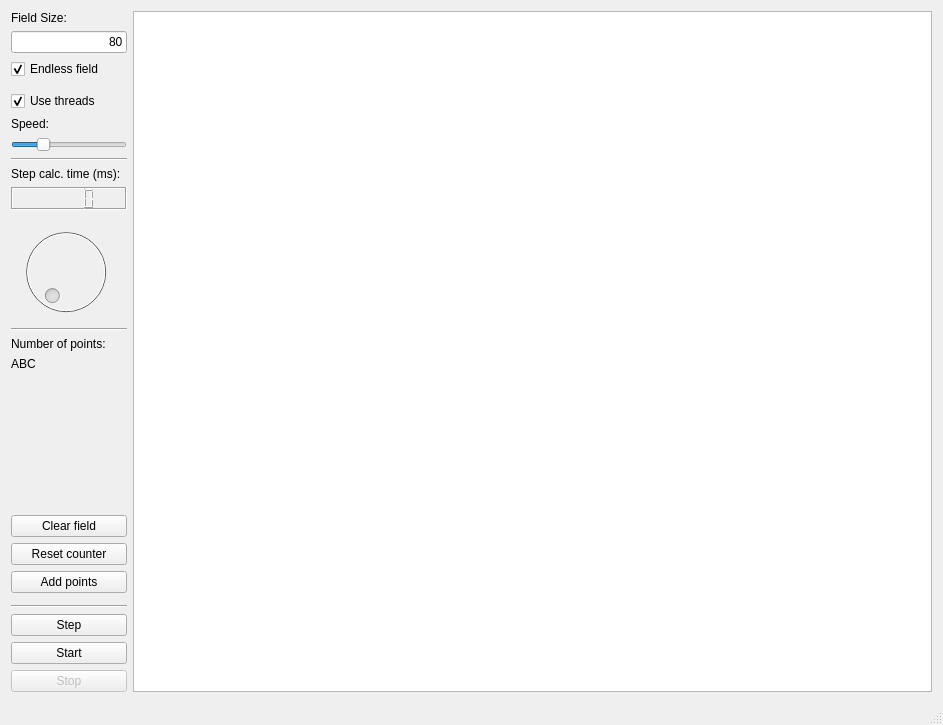
<?xml version="1.0" encoding="UTF-8"?>
<ui version="4.0">
 <class>MainWindow</class>
 <widget class="QMainWindow" name="MainWindow">
  <property name="geometry">
   <rect>
    <x>0</x>
    <y>0</y>
    <width>943</width>
    <height>725</height>
   </rect>
  </property>
  <property name="sizePolicy">
   <sizepolicy hsizetype="Preferred" vsizetype="Preferred">
    <horstretch>0</horstretch>
    <verstretch>0</verstretch>
   </sizepolicy>
  </property>
  <property name="mouseTracking">
   <bool>true</bool>
  </property>
  <property name="windowTitle">
   <string>Game Of Life</string>
  </property>
  <widget class="QWidget" name="centralWidget">
   <layout class="QGridLayout" name="gridLayout">
    <item row="17" column="0" colspan="2">
     <widget class="QPushButton" name="pushButtonResetCounter">
      <property name="text">
       <string>Reset counter</string>
      </property>
     </widget>
    </item>
    <item row="8" column="0">
     <widget class="QLabel" name="label_3">
      <property name="text">
       <string>Step calc. time (ms):</string>
      </property>
     </widget>
    </item>
    <item row="2" column="0" colspan="2">
     <widget class="QCheckBox" name="checkBox">
      <property name="text">
       <string>Endless field</string>
      </property>
      <property name="checked">
       <bool>true</bool>
      </property>
     </widget>
    </item>
    <item row="15" column="0">
     <spacer name="verticalSpacer">
      <property name="orientation">
       <enum>Qt::Vertical</enum>
      </property>
      <property name="sizeHint" stdset="0">
       <size>
        <width>20</width>
        <height>40</height>
       </size>
      </property>
     </spacer>
    </item>
    <item row="5" column="0">
     <widget class="QLabel" name="label_2">
      <property name="text">
       <string>Speed:</string>
      </property>
     </widget>
    </item>
    <item row="20" column="0" colspan="2">
     <widget class="Line" name="line_2">
      <property name="orientation">
       <enum>Qt::Horizontal</enum>
      </property>
     </widget>
    </item>
    <item row="16" column="0" colspan="2">
     <widget class="QPushButton" name="pushButtonClearField">
      <property name="text">
       <string>Clear field</string>
      </property>
     </widget>
    </item>
    <item row="22" column="0" colspan="2">
     <widget class="QPushButton" name="pushButtonStart">
      <property name="text">
       <string>Start</string>
      </property>
     </widget>
    </item>
    <item row="4" column="0">
     <widget class="QCheckBox" name="checkBoxThreads">
      <property name="text">
       <string>Use threads</string>
      </property>
      <property name="checked">
       <bool>true</bool>
      </property>
     </widget>
    </item>
    <item row="0" column="0" colspan="2">
     <widget class="QLabel" name="label">
      <property name="text">
       <string>Field Size:</string>
      </property>
     </widget>
    </item>
    <item row="6" column="0" colspan="2">
     <widget class="QSlider" name="horizontalSlider">
      <property name="minimum">
       <number>1</number>
      </property>
      <property name="maximum">
       <number>9</number>
      </property>
      <property name="pageStep">
       <number>1</number>
      </property>
      <property name="value">
       <number>3</number>
      </property>
      <property name="orientation">
       <enum>Qt::Horizontal</enum>
      </property>
     </widget>
    </item>
    <item row="0" column="2" rowspan="24">
     <widget class="QGraphicsView" name="graphicsView">
      <property name="sizeIncrement">
       <size>
        <width>0</width>
        <height>0</height>
       </size>
      </property>
      <property name="mouseTracking">
       <bool>true</bool>
      </property>
      <property name="autoFillBackground">
       <bool>false</bool>
      </property>
      <property name="verticalScrollBarPolicy">
       <enum>Qt::ScrollBarAsNeeded</enum>
      </property>
      <property name="horizontalScrollBarPolicy">
       <enum>Qt::ScrollBarAsNeeded</enum>
      </property>
      <property name="sizeAdjustPolicy">
       <enum>QAbstractScrollArea::AdjustIgnored</enum>
      </property>
      <property name="backgroundBrush">
       <brush brushstyle="SolidPattern">
        <color alpha="255">
         <red>0</red>
         <green>0</green>
         <blue>0</blue>
        </color>
       </brush>
      </property>
      <property name="foregroundBrush">
       <brush brushstyle="CrossPattern">
        <color alpha="255">
         <red>36</red>
         <green>36</green>
         <blue>36</blue>
        </color>
       </brush>
      </property>
      <property name="interactive">
       <bool>true</bool>
      </property>
      <property name="sceneRect">
       <rectf>
        <x>0.000000000000000</x>
        <y>0.000000000000000</y>
        <width>0.000000000000000</width>
        <height>0.000000000000000</height>
       </rectf>
      </property>
      <property name="dragMode">
       <enum>QGraphicsView::NoDrag</enum>
      </property>
      <property name="cacheMode">
       <set>QGraphicsView::CacheBackground</set>
      </property>
      <property name="resizeAnchor">
       <enum>QGraphicsView::AnchorViewCenter</enum>
      </property>
      <property name="viewportUpdateMode">
       <enum>QGraphicsView::FullViewportUpdate</enum>
      </property>
     </widget>
    </item>
    <item row="7" column="0" colspan="2">
     <widget class="Line" name="line">
      <property name="orientation">
       <enum>Qt::Horizontal</enum>
      </property>
     </widget>
    </item>
    <item row="18" column="0" colspan="2">
     <widget class="QPushButton" name="pushButtonAddCells">
      <property name="text">
       <string>Add points</string>
      </property>
     </widget>
    </item>
    <item row="23" column="0" colspan="2">
     <widget class="QPushButton" name="pushButtonStop">
      <property name="enabled">
       <bool>false</bool>
      </property>
      <property name="text">
       <string>Stop</string>
      </property>
     </widget>
    </item>
    <item row="9" column="0" colspan="2">
     <widget class="QLCDNumber" name="lcdNumber">
      <property name="frameShadow">
       <enum>QFrame::Sunken</enum>
      </property>
     </widget>
    </item>
    <item row="13" column="0">
     <widget class="QLabel" name="label_4">
      <property name="text">
       <string>Number of points:</string>
      </property>
     </widget>
    </item>
    <item row="12" column="0" colspan="2">
     <widget class="Line" name="line_3">
      <property name="orientation">
       <enum>Qt::Horizontal</enum>
      </property>
     </widget>
    </item>
    <item row="14" column="0">
     <widget class="QLabel" name="label_numberOfPoints">
      <property name="text">
       <string>ABC</string>
      </property>
     </widget>
    </item>
    <item row="11" column="0">
     <widget class="QDial" name="dial">
      <property name="enabled">
       <bool>false</bool>
      </property>
      <property name="mouseTracking">
       <bool>false</bool>
      </property>
      <property name="focusPolicy">
       <enum>Qt::WheelFocus</enum>
      </property>
      <property name="maximum">
       <number>200</number>
      </property>
      <property name="tracking">
       <bool>true</bool>
      </property>
      <property name="wrapping">
       <bool>false</bool>
      </property>
     </widget>
    </item>
    <item row="1" column="0" colspan="2">
     <widget class="QLineEdit" name="lineEdit">
      <property name="layoutDirection">
       <enum>Qt::LeftToRight</enum>
      </property>
      <property name="text">
       <string>80</string>
      </property>
      <property name="alignment">
       <set>Qt::AlignRight|Qt::AlignTrailing|Qt::AlignVCenter</set>
      </property>
     </widget>
    </item>
    <item row="21" column="0" colspan="2">
     <widget class="QPushButton" name="pushButtonStep">
      <property name="text">
       <string>Step</string>
      </property>
     </widget>
    </item>
   </layout>
  </widget>
  <widget class="QStatusBar" name="statusBar"/>
 </widget>
 <layoutdefault spacing="6" margin="11"/>
 <resources/>
 <connections/>
</ui>
